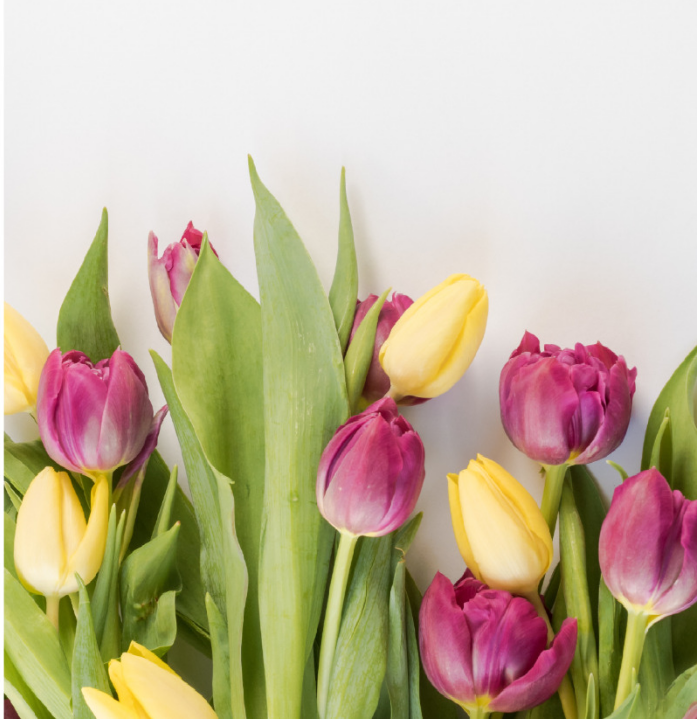
#> input picture Coding Help/resources/tuilip.png, 697 x 722 px
$ jupyter execute Load_image.ipynb
#> lines starting #> are read from the running program, lines starting #| are printed output that depends on the picture
Import Necessary modules

[cell 1]
import cv2
import numpy as np
import matplotlib.pyplot as plt

Display Images

[cell 2]
def display(img_set, img_title='',row = 1 , col = 1):
    n = len(img_set)
    plt.figure(figsize=(20,20))
    for i in range(n):
        plt.subplot(row,col,i+1)
        if img_title[i]!='':
            plt.title(img_title[i])
        if len(img_set[i].shape)==2:
            plt.imshow(img_set[i], cmap='gray')
        else:
            plt.imshow(img_set[i])
        plt.axis('off')
    plt.show()
    plt.close()

Now load the image

[cell 3]
img = plt.imread("resources/tuilip.png")
#> img is the input picture: shape (722, 697, 4) float32; mean R, G, B, A 0.76, 0.707, 0.598, 1
print(img.shape)
#| (722, 697, 4)

gray_img = cv2.cvtColor(img,cv2.COLOR_RGB2GRAY)
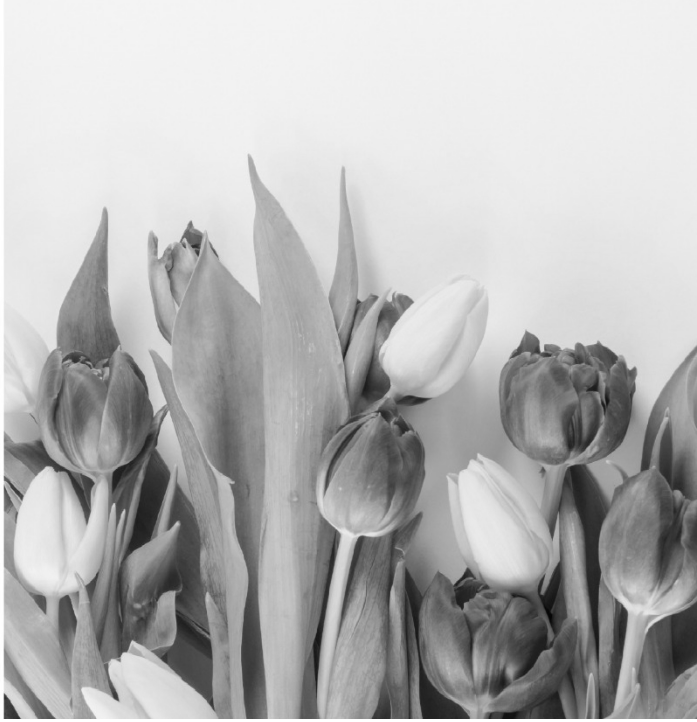
#> gray_img: shape (722, 697) float32; min 0.022, max 1, mean 0.711
print(gray_img.shape)
#| (722, 697)

img_set = [img, gray_img]
img_title = ["RGB imgae", "Gray-Scale Image"]

display(img_set, img_title, row = 1, col = 2)
#> in display, `n = len(img_set)`: n = 2
#> in display, `plt.show()`:
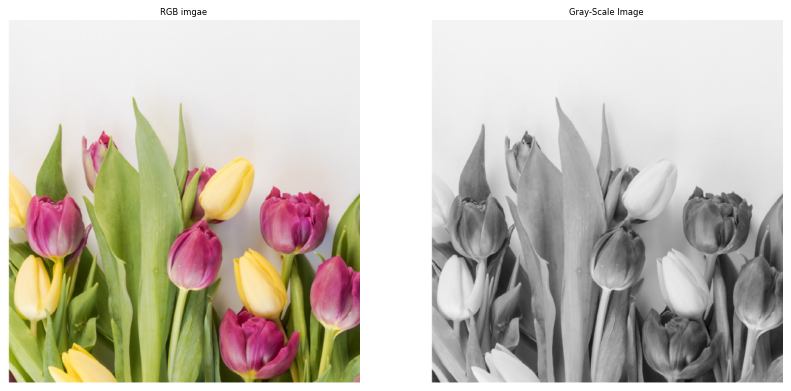
#> figure drawn by matplotlib, 2 panels
